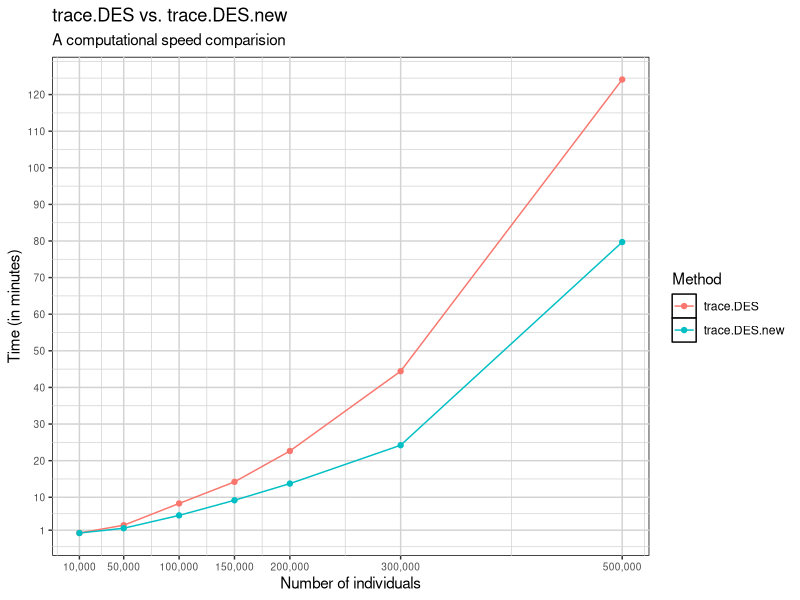

Recreate this plot in R.
## ---- chunk 1
knitr::opts_chunk$set(echo = F, warning=F, message=F)
## ---- chunk 2
results <- data.frame(n_i = rep(c(10000, 50000, 100000, 150000, 200000, 300000, 500000), 2),
                      time = rep(0, 14),
                      Method = c(rep("trace.DES", 7), rep("trace.DES.new", 7))
)
results$time <- c(15.14, 141.66, 498.44, 852.65, 1358.38, 2666.03, 7446.84,
                  13.18,  92.53, 303.02, 550.78,  824.17, 1453.11, 4782.42) / 60
## ---- chunk 3
options(scipen=999)
library(ggplot2)
ggplot(results, aes(x=n_i, y=time, group=Method)) +
  geom_line(aes(color=Method)) +
  geom_point(aes(color=Method)) +
  labs(title="trace.DES vs. trace.DES.new", 
       subtitle="A computational speed comparision",
       x="Number of individuals", y = "Time (in minutes)") +
  scale_x_continuous(breaks = c(10000, 50000, 100000, 150000,
                              200000, 300000, 500000),
                    labels = c("10,000", "50,000", "100,000", "150,000",
                              "200,000", "300,000", "500,000")) +
   scale_y_continuous(breaks = c(1, 10, 20, 30, 40, 50, 60, 70,  80, 90, 100, 110, 120)) +
  theme(axis.text = element_text(size = 7.3),
        panel.background = element_rect(fill = "white",
                                        colour = "black",
                                        size = 0.5, linetype = "solid"), 
        panel.grid.major = element_line(size = 0.5, linetype = 'solid',
                                        colour = "light grey"), 
        panel.grid.minor = element_line(size = 0.25, linetype = 'solid',
                                        colour = "light grey")) 
